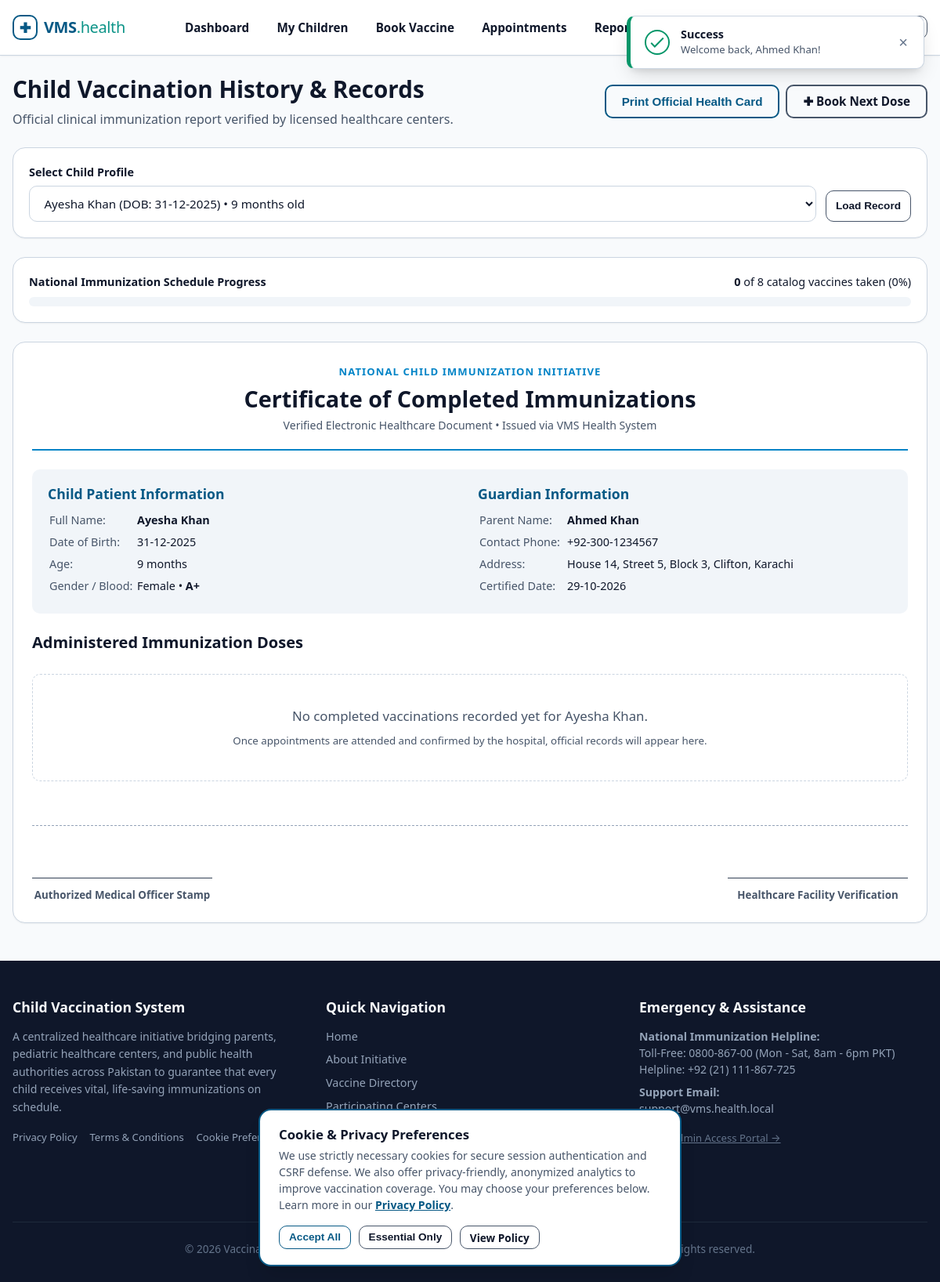
The app's page /vms/parent/reports.php (signed in) with its own data.
### tables this page shows
CREATE TABLE `children` (
  `id` INT UNSIGNED NOT NULL AUTO_INCREMENT,
  `parent_id` INT UNSIGNED NOT NULL COMMENT 'Foreign key to parents.id',
  `name` VARCHAR(100) NOT NULL COMMENT 'Child full name',
  `dob` DATE NOT NULL COMMENT 'Date of birth used for schedule calculations',
  `gender` ENUM('male', 'female', 'other') NOT NULL COMMENT 'Biological gender',
  `blood_group` VARCHAR(10) NOT NULL COMMENT 'Blood group e.g. A+, B+, O+, AB-',
  `created_at` DATETIME NOT NULL DEFAULT CURRENT_TIMESTAMP,
  PRIMARY KEY (`id`),
  KEY `idx_children_parent_id` (`parent_id`),
  KEY `idx_children_dob` (`dob`),
  CONSTRAINT `fk_children_parent` FOREIGN KEY (`parent_id`)
    REFERENCES `parents` (`id`) ON DELETE CASCADE ON UPDATE CASCADE
);

CREATE TABLE `parents` (
  `id` INT UNSIGNED NOT NULL AUTO_INCREMENT,
  `user_id` INT UNSIGNED NOT NULL COMMENT 'Foreign key to users.id',
  `phone` VARCHAR(25) NOT NULL COMMENT 'Primary contact number for notifications (+92)',
  `address` TEXT NOT NULL COMMENT 'Residential physical address',
  `created_at` DATETIME NOT NULL DEFAULT CURRENT_TIMESTAMP,
  PRIMARY KEY (`id`),
  UNIQUE KEY `uk_parents_user_id` (`user_id`),
  CONSTRAINT `fk_parents_user` FOREIGN KEY (`user_id`)
    REFERENCES `users` (`id`) ON DELETE CASCADE ON UPDATE CASCADE
);

### vms/includes/functions.php (called while the page is built, shortened)
<?php
function url(string $path = ''): string
{
    return BASE_URL . ltrim($path, '/');
}
function e($value): string
{
    return htmlspecialchars((string)$value, ENT_QUOTES, 'UTF-8');
}
function formatDate(?string $dateString, string $format = 'd-m-Y'): string
{
    $timestamp = strtotime($dateString);
    return date($format, $timestamp);
}
function formatAge(string $dob): string
{
    try {
        $birthDate = new DateTime($dob);
        $today = new DateTime('today');
        $diff = $birthDate->diff($today);
        if ($diff->m > 0) {
            return $diff->m . ' month' . ($diff->m > 1 ? 's' : '');
        }
        return $diff->d . ' day' . ($diff->d > 1 ? 's' : '');
    } catch (Exception $e) {
        return 'Unknown';
    }
}

### vms/includes/auth.php (called while the page is built, shortened)
<?php
require_once __DIR__ . '/functions.php';
function currentUserName(): string
{
    return $_SESSION['user_name'] ?? 'User';
}

### vms/parent/reports.php (the view, shortened to what this page needs)
<?php
require_once __DIR__ . '/../includes/functions.php';
require_once __DIR__ . '/../includes/auth.php';
$pdo = getDBConnection();
$userId = currentUserId();
$pStmt = $pdo->prepare('SELECT id, phone, address FROM parents WHERE user_id = ? LIMIT 1');
$pStmt->execute([$userId]);
$parent = $pStmt->fetch();
$parentId = $parent ? (int)$parent['id'] : 0;
$cStmt = $pdo->prepare('SELECT id, name, dob, gender, blood_group FROM children WHERE parent_id = ? ORDER BY name ASC');
$cStmt->execute([$parentId]);
$children = $cStmt->fetchAll();
$selectedChildId = (int)($_GET['child_id'] ?? $children[0]['id']);
$selectedChild = null;
foreach ($children as $c) {
    if ((int)$c['id'] === $selectedChildId) {
        $selectedChild = $c;
        break;
    }
}
$vHistStmt = $pdo->prepare(
    'SELECT b.*,
            h.name AS hospital_name, h.city AS hospital_city, h.phone AS hospital_phone,
            v.name AS vaccine_name, v.description AS vaccine_desc, v.doses AS vaccine_doses
     FROM bookings b
     JOIN hospitals h ON b.hospital_id = h.id
     JOIN vaccines v ON b.vaccine_id = v.id
     WHERE b.child_id = ? AND b.parent_id = ? AND b.vaccination_status = "vaccinated"
     ORDER BY b.vaccinated_on ASC'
);
$vHistStmt->execute([$selectedChildId, $parentId]);
$completedDoses = $vHistStmt->fetchAll();
$allVaccines = $pdo->query('SELECT * FROM vaccines WHERE status = "available" ORDER BY recommended_age_days ASC')->fetchAll();
$totalVaccinesCount = count($allVaccines);
$completedCount = count($completedDoses);
$percentComplete = $totalVaccinesCount > 0 ? round(($completedCount / $totalVaccinesCount) * 100) : 0;
require_once __DIR__ . '/../includes/header.php';
?>
<div class="container">
    <div class="no-print" style="display: flex; justify-content: space-between; align-items: center; margin-bottom: 1.5rem; flex-wrap: wrap; gap: 1rem;">
        <div>
            <h1>Child Vaccination History & Records</h1>
            <p style="margin: 0;">Official clinical immunization report verified by licensed healthcare centers.</p>
        </div>
        <div style="display: flex; gap: 0.5rem;">
            <button type="button" class="btn btn-primary" onclick="window.print()">
                Print Official Health Card
            </button>
            <a href="<?= url('parent/book.php?child_id=' . $selectedChildId); ?>" class="btn btn-outline">
                &#10010; Book Next Dose
            </a>
        </div>
    </div>
    <div class="card no-print" style="margin-bottom: 1.5rem; padding: 1.25rem;">
        <form action="<?= url('parent/reports.php'); ?>" method="GET" style="display: flex; gap: 0.75rem; align-items: flex-end; flex-wrap: wrap;">
            <div style="flex: 2; min-width: 250px;">
                <label for="child_id" class="form-label">Select Child Profile</label>
                <select id="child_id" name="child_id" class="form-select" onchange="this.form.submit()">
                    <?php foreach ($children as $c): ?>
                        <option value="<?= (int)$c['id']; ?>" <?= $selectedChildId === (int)$c['id'] ? 'selected' : ''; ?>>
                            <?= e($c['name']); ?> (DOB: <?= formatDate($c['dob']); ?>) &bull; <?= formatAge($c['dob']); ?> old
                        </option>
                    <?php endforeach; ?>
                </select>
            </div>
            <button type="submit" class="btn btn-outline btn-sm" style="height: 40px;">Load Record</button>
        </form>
    </div>
    <div class="card no-print" style="margin-bottom: 1.5rem; padding: 1.25rem;">
        <div style="display: flex; justify-content: space-between; margin-bottom: 0.5rem; font-size: 0.9rem;">
            <strong>National Immunization Schedule Progress</strong>
            <span><strong><?= $completedCount; ?></strong> of <?= $totalVaccinesCount; ?> catalog vaccines taken (<?= $percentComplete; ?>%)</span>
        </div>
        <div style="background-color: var(--bg-subtle); height: 12px; border-radius: var(--radius-full); overflow: hidden;">
        </div>
    </div>
    <div class="card cert-box">
        <div style="text-align: center; border-bottom: 2px solid var(--primary); padding-bottom: 1.25rem; margin-bottom: 1.5rem;">
            <span style="font-size: 0.82rem; font-weight: 700; text-transform: uppercase; letter-spacing: 0.08em; color: var(--primary);">
                National Child Immunization Initiative
            </span>
            <h2 style="font-size: 1.8rem; margin: 0.35rem 0; color: var(--text-main);">
                Certificate of Completed Immunizations
            </h2>
            <p style="margin: 0; font-size: 0.88rem; color: var(--text-muted);">
                Verified Electronic Healthcare Document &bull; Issued via VMS Health System
            </p>
        </div>
        <div class="grid grid-2" style="background: var(--bg-subtle); padding: 1.25rem; border-radius: var(--radius-md); margin-bottom: 1.5rem;">
            <div>
                <h4 style="margin-bottom: 0.5rem; color: var(--primary-dark);">Child Patient Information</h4>
                <table style="width: 100%; font-size: 0.9rem; line-height: 1.8;">
                    <tr><td style="width: 110px; color: var(--text-muted);">Full Name:</td><td><strong><?= e($selectedChild['name']); ?></strong></td></tr>
                    <tr><td style="color: var(--text-muted);">Date of Birth:</td><td><?= formatDate($selectedChild['dob']); ?></td></tr>
                    <tr><td style="color: var(--text-muted);">Age:</td><td><?= formatAge($selectedChild['dob']); ?></td></tr>
                    <tr><td style="color: var(--text-muted);">Gender / Blood:</td><td><?= ucfirst($selectedChild['gender']); ?> &bull; <strong><?= e($selectedChild['blood_group']); ?></strong></td></tr>
                </table>
            </div>
            <div>
                <h4 style="margin-bottom: 0.5rem; color: var(--primary-dark);">Guardian Information</h4>
                <table style="width: 100%; font-size: 0.9rem; line-height: 1.8;">
                    <tr><td style="width: 110px; color: var(--text-muted);">Parent Name:</td><td><strong><?= e(currentUserName()); ?></strong></td></tr>
                    <tr><td style="color: var(--text-muted);">Contact Phone:</td><td><?= e($parent['phone']); ?></td></tr>
                    <tr><td style="color: var(--text-muted);">Address:</td><td><?= e($parent['address']); ?></td></tr>
                    <tr><td style="color: var(--text-muted);">Certified Date:</td><td><?= date('d-m-Y'); ?></td></tr>
                </table>
            </div>
        </div>
        <div class="card-header" style="border: none; padding-bottom: 0.5rem;">
            <h3>Administered Immunization Doses</h3>
        </div>
        <?php if (empty($completedDoses)): ?>
            <div style="text-align: center; padding: 2.5rem 1rem; color: var(--text-muted); background: #ffffff; border: 1px dashed var(--border-color); border-radius: var(--radius-md);">
                <p style="font-size: 1.05rem; margin-bottom: 0.35rem;">No completed vaccinations recorded yet for <?= e($selectedChild['name']); ?>.</p>
                <small>Once appointments are attended and confirmed by the hospital, official records will appear here.</small>
            </div>
        <?php endif; ?>
        <div style="margin-top: 3.5rem; display: flex; justify-content: space-between; padding-top: 2rem; border-top: 1px dashed #94a3b8;">
            <div style="text-align: center; width: 230px;">
                <div style="border-bottom: 1px solid #334155; height: 35px; margin-bottom: 0.5rem;"></div>
                <small style="font-weight: 600; color: var(--text-muted);">Authorized Medical Officer Stamp</small>
            </div>
            <div style="text-align: center; width: 230px;">
                <div style="border-bottom: 1px solid #334155; height: 35px; margin-bottom: 0.5rem;"></div>
                <small style="font-weight: 600; color: var(--text-muted);">Healthcare Facility Verification</small>
            </div>
        </div>
    </div>
</div>
<?php require_once __DIR__ . '/../includes/footer.php'; ?>

### vms/assets/css/style.css (style rules this page uses)
:root { --primary: #0284c7; --primary-hover: #0369a1; --primary-light: #e0f2fe; --primary-dark: #075985; --teal: #0d9488; --teal-dark: #0f766e; --teal-light: #ccfbf1; --success: #059669; --success-bg: #ecfdf5; --success-border: #6ee7b7; --success-text: #064e3b; --warning: #d97706; --warning-bg: #fffbeb; --warning-border: #fcd34d; --warning-text: #78350f; --danger: #dc2626; --danger-bg: #fef2f2; --danger-border: #fca5a5; --danger-text: #7f1d1d; --info: #2563eb; --info-bg: #eff6ff; --info-border: #93c5fd; --info-text: #1e3a8a; --text-main: #0f172a; --text-muted: #475569; --text-light: #64748b; --bg-body: #f8fafc; --bg-card: #ffffff; --bg-subtle: #f1f5f9; --border-color: #cbd5e1; --border-focus: #0284c7; --shadow-sm: 0 1px 2px 0 rgba(0, 0, 0, 0.05); --shadow-md: 0 4px 6px -1px rgba(0, 0, 0, 0.07), 0 2px 4px -2px rgba(0, 0, 0, 0.05); --shadow-lg: 0 10px 15px -3px rgba(0, 0, 0, 0.08), 0 4px 6px -4px rgba(0, 0, 0, 0.04); --shadow-xl: 0 20px 25px -5px rgba(0, 0, 0, 0.1), 0 8px 10px -6px rgba(0, 0, 0, 0.05); --radius-sm: 6px; --radius-md: 10px; --radius-lg: 16px; --radius-full: 9999px; --max-width: 1200px; --header-height: 70px; }
*, *::before, *::after { box-sizing: border-box; margin: 0; padding: 0; }
html { font-size: 16px; scroll-behavior: smooth; -webkit-text-size-adjust: 100%; overflow-x: hidden; }
body { font-family: system-ui, -apple-system, BlinkMacSystemFont, "Segoe UI", Roboto, Helvetica, Arial, sans-serif; background-color: var(--bg-body); color: var(--text-main); line-height: 1.5; min-height: 100vh; display: flex; flex-direction: column; overflow-x: hidden; width: 100%; }
a { color: var(--primary-dark); text-decoration: none; transition: color 0.15s ease-in-out; }
h1, h2, h3, h4, h5, h6 { color: var(--text-main); font-weight: 700; line-height: 1.25; margin-bottom: 0.5rem; }
h1 { font-size: 1.85rem; }
h2 { font-size: 1.5rem; }
h3 { font-size: 1.25rem; }
h4 { font-size: 1.1rem; }
p { margin-bottom: 1rem; color: var(--text-muted); }
.container { width: 100%; max-width: var(--max-width); margin-left: auto; margin-right: auto; padding-left: 1rem; padding-right: 1rem; }
.grid { display: grid; gap: 1.25rem; grid-template-columns: 1fr; }
@media (min-width: 640px) { .grid-2 { grid-template-columns: repeat(2, 1fr); } }
.card { background-color: var(--bg-card); border: 1px solid var(--border-color); border-radius: var(--radius-lg); box-shadow: var(--shadow-sm); padding: 1.5rem; transition: transform 0.15s ease, box-shadow 0.15s ease; }
.card-header { display: flex; align-items: center; justify-content: space-between; margin-bottom: 1.25rem; padding-bottom: 0.75rem; border-bottom: 1px solid var(--border-color); }
.card-header h2, .card-header h3 { margin-bottom: 0; }
.btn { display: inline-flex; align-items: center; justify-content: center; gap: 0.4rem; padding: 0.6rem 1.25rem; border-radius: var(--radius-md); font-size: 0.95rem; font-weight: 600; border: 2px solid transparent; background-color: transparent; cursor: pointer; text-align: center; transition: background-color 0.15s ease, border-color 0.15s ease, color 0.15s ease, box-shadow 0.15s ease; text-decoration: none; line-height: 1.25; }
.btn-primary { background-color: transparent; border-color: var(--primary-dark); color: var(--primary-dark); }
.btn-outline { background-color: transparent; border-color: #475569; color: var(--text-main); }
.btn-sm { padding: 0.35rem 0.75rem; font-size: 0.85rem; border-width: 1.5px; }
.form-label { display: block; font-size: 0.9rem; font-weight: 600; color: var(--text-main); margin-bottom: 0.4rem; }
.form-control, .form-select { width: 100%; padding: 0.7rem 0.9rem; font-size: 0.95rem; line-height: 1.5; color: var(--text-main); background-color: #ffffff; border: 1px solid var(--border-color); border-radius: var(--radius-md); transition: border-color 0.15s ease, box-shadow 0.15s ease; font-family: inherit; }

### records on screen
children: name "Ayesha Khan", dob "31-12-2025", dob "9 months", gender "Female", blood_group "A+"
parents: phone "+92-300-1234567", address "House 14, Street 5, Block 3, Clifton, Karachi"

### other values on screen
$flashType "Success"
$flashMsg "Welcome back, Ahmed Khan!"
$completedCount "0"
$totalVaccinesCount "8"
$percentComplete "0"
currentUserName() "Ahmed Khan"
form field child_id "Ayesha Khan (DOB: 31-12-2025) • 9 months old"
